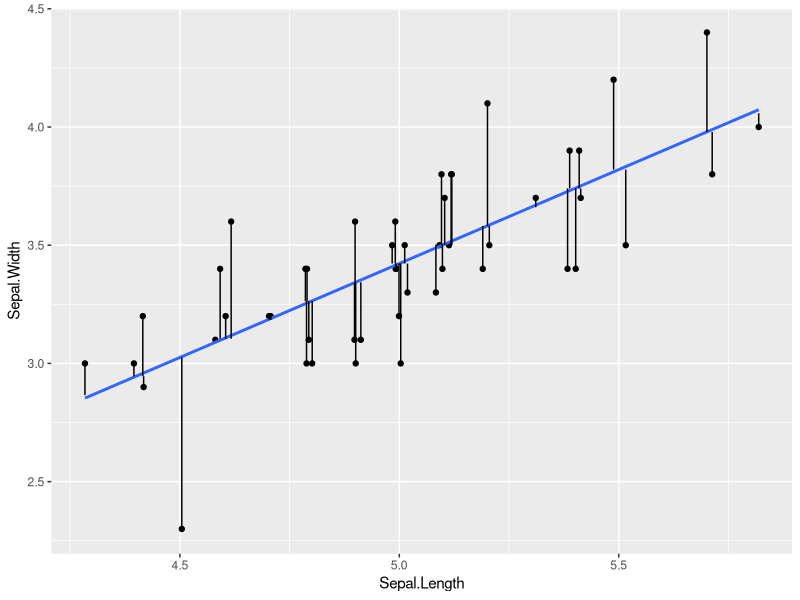
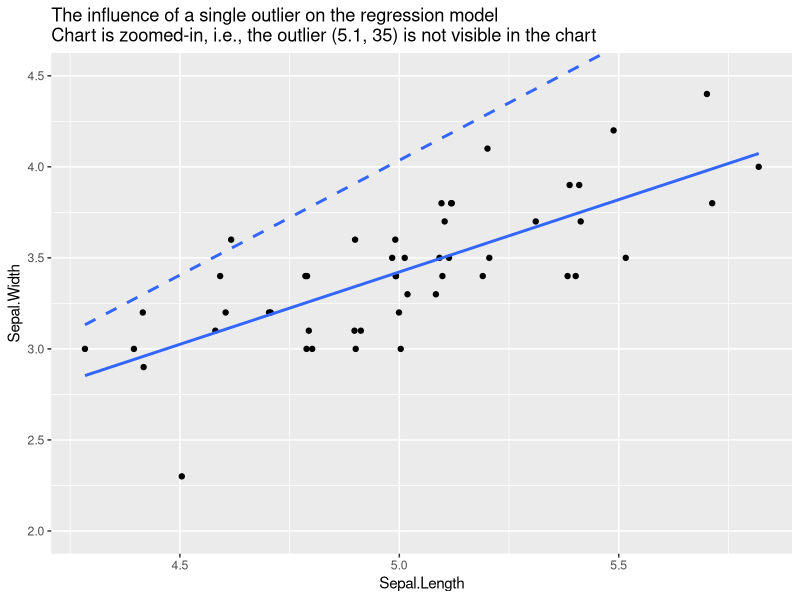

Generate these figures, in order, with R:
## ---- chunk 1
library(tidyverse)

iris_setosa <- iris %>%
  filter(Species == "setosa") %>%
  mutate(Sepal.Length = jitter(Sepal.Length))

setosa_lm = lm(data = iris_setosa,
               formula = Sepal.Width ~ Sepal.Length)

iris_lm_errors <- iris_setosa %>%
  mutate(Sepal.Width.pred = predict(setosa_lm, 
                                    newdata = iris %>% 
                                      filter(Species == "setosa")))

ggplot(iris_lm_errors, 
       aes(x=Sepal.Length, y=Sepal.Width)) + 
  geom_point() + stat_smooth(method = "lm", se = FALSE) + 
  geom_segment(aes(x = Sepal.Length, xend = Sepal.Length, y = Sepal.Width, yend = Sepal.Width.pred))

## ---- chunk 2

iris_lm_complete <- lm(data = iris, 
                       formula = Sepal.Width ~ Sepal.Length + Petal.Width + Petal.Length)

summary(iris_lm_complete)
  
## ---- chunk 3

iris_nonlm = lm(data = iris %>% mutate(sqaured.Length = Sepal.Length^2),
                  formula = Sepal.Width ~ Sepal.Length + Petal.Length + Petal.Width + sqaured.Length + Petal.Length*Petal.Width + factor(Species)) + 
  coord_cartesian()

summary(iris_nonlm)

## ---- chunk 4

iris_setosa_outlier <- iris_setosa %>%
  add_row(Sepal.Length = 5.1, Sepal.Width = 35, Petal.Length = 1.4, Petal.Width = 0.2, Species = "setosa")

ggplot(iris_setosa_outlier, aes(x = Sepal.Length, y = Sepal.Width)) + 
  geom_point() + stat_smooth(method = "lm", se = FALSE,
                             linetype = "dashed") + 
  stat_smooth(inherit.aes = FALSE,
              method = "lm", 
              data = iris_setosa, aes(x = Sepal.Length, y = Sepal.Width), 
              se = FALSE) + 
  coord_cartesian(ylim = c(2, 4.5)) + 
  ggtitle("The influence of a single outlier on the regression model\nChart is zoomed-in, i.e., the outlier (5.1, 35) is not visible in the chart")

